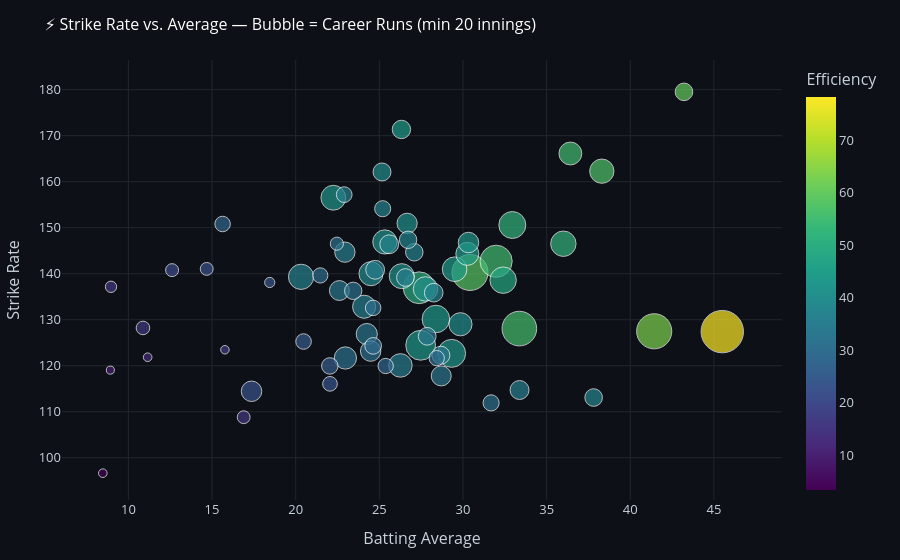

The cell this chart's notebook holds for it:
### Markdown cell above
---
## 4. Bivariate Analysis

### 4.1 Strike Rate vs. Batting Average

### Code cell
# Filter meaningful sample: min 20 innings
bat_filt = most_runs[most_runs['innings'] >= 20].copy()

fig = px.scatter(
    bat_filt, x='average', y='strike_rate',
    size='runs', color='bat_efficiency_score',
    hover_name='player_name',
    color_continuous_scale='Viridis',
    size_max=30,
    title='⚡ Strike Rate vs. Average — Bubble = Career Runs (min 20 innings)',
    labels={'average': 'Batting Average', 'strike_rate': 'Strike Rate',
            'bat_efficiency_score': 'Efficiency Score'},
)
fig.update_layout(**LAYOUT, coloraxis_colorbar=dict(title='Efficiency'))
plt.tight_layout()
plt.savefig("../charts/eda_strike_rate_vs_batting_average.png", dpi=300, bbox_inches="tight")
fig.show()

print("\n💡 Insight: Ideal batters sit in the top-right quadrant (high avg + high SR). "
      "KA Pollard and TH David stand out with SR >160 while maintaining solid averages. "
      "Babar Azam's bubble is largest, showing run volume despite not being the fastest scorer.")

### Figure 1 — Plotly figure (JSON) as saved in the notebook; plotly's stock layout.template omitted (floating-point values rounded to 4 significant figures)
{"data": [{"hovertemplate": "<b>%{hovertext}</b><br><br>Batting Average=%{x}<br>Strike Rate=%{y}<br>runs=%{marker.size}<br>Efficiency Score=%{marker.color}<extra></extra>", "hovertext": ["Babar Azam", "Fakhar Zaman", "Mohammad Rizwan", "Shoaib Malik", "RR Rossouw", "Kamran Akmal", "Mohammad Hafeez", "Sarfaraz Ahmed", "Shan Masood", "C Munro", "SR Watson", "JJ Roy", "Shadab Khan", "Imad Wasim", "Asif Ali", "AD Hales", "JM Vince", "KA Pollard", "Azam Khan", "Sharjeel Khan", "Ahmed Shehzad", "Sohaib Maqsood", "Iftikhar Ahmed", "Umar Akmal", "L Ronchi", "Hussain Talat", "CS Delport", "CA Ingram", "Mohammad Nawaz", "Sohail Akhtar", "Faheem Ashraf", "Saim Ayub", "RS Bopara", "Haider Ali", "DR Smith", "Khushdil Shah", "DJG Sammy", "Abdullah Shafique", "Mohammad Haris", "DJ Malan", "D Wiese", "KC Sangakkara", "KP Pietersen", "Tamim Iqbal", "TH David", "BR Dunk", "SE Rutherford", "T Kohler-Cadmore", "Imam-ul-Haq", "Agha Salman", "Misbah-ul-Haq", "R Powell", "BCJ Cutting", "LA Dawson", "Shahid Afridi", "LS Livingstone", "Sahibzada Farhan", "SR Patel", "CAK Walton", "Kamran Ghulam", "Wahab Riaz", "Sikandar Raza", "Shaheen Shah Afridi", "Anwar Ali", "Sohail Tanvir", "Hasan Ali", "Rashid Khan", "Mohammad Wasim", "Sohail Khan", "CJ Jordan", "Mohammad Amir"], "legendgroup": "", "marker": {"color": [78.26, 58.54, 63.44, 55.9, 55.31, 49.33, 43.6, 42.62, 43.3, 52.12, 47.86, 52.07, 36.32, 41.3, 42.2, 44.12, 41.32, 57.14, 41.67, 38.97, 34.66, 39.84, 35.77, 44.12, 55.21, 31.09, 32.64, 42.69, 22.75, 31.19, 35.54, 40.42, 33.07, 32.68, 35.56, 34.96, 37.15, 36.52, 44.12, 32.78, 40.34, 32.98, 35.25, 37.99, 60.43, 37.02, 37.34, 31.5, 28.89, 25.34, 31.35, 36.96, 35.54, 24.8, 27.4, 30.34, 27.5, 30.59, 29.3, 23.18, 16.1, 30.83, 20.65, 22.47, 15.75, 15.72, 23.72, 12.44, 3.37, 16.86, 9.55], "coloraxis": "coloraxis", "size": [3504, 2525, 2403, 2336, 2015, 1972, 1731, 1525, 1476, 1417, 1361, 1260, 1240, 1212, 1202, 1180, 1166, 1149, 1140, 1127, 1077, 1045, 1036, 1029, 1020, 965, 873, 819, 816, 808, 803, 800, 775, 769, 701, 693, 691, 678, 658, 631, 629, 613, 611, 605, 605, 596, 588, 586, 542, 529, 507, 504, 481, 471, 469, 468, 457, 455, 451, 419, 359, 337, 328, 323, 321, 251, 203, 145, 144, 142, 125], "sizemode": "area", "sizeref": 3.893, "symbol": "circle"}, "mode": "markers", "name": "", "orientation": "v", "showlegend": false, "type": "scatter", "x": [45.5, 30.42, 41.43, 33.37, 31.98, 27.38, 27.47, 29.32, 28.38, 32.95, 32.4, 36.0, 20.32, 26.34, 22.25, 29.5, 27.76, 38.3, 25.33, 24.5, 26.26, 29.85, 24.09, 30.26, 36.42, 22.97, 24.25, 30.33, 17.36, 24.48, 22.94, 26.66, 28.7, 22.61, 33.38, 24.75, 25.59, 28.25, 26.32, 28.68, 25.16, 27.86, 26.56, 37.81, 43.21, 27.09, 26.72, 23.44, 24.63, 22.04, 31.68, 25.2, 22.9, 20.47, 15.63, 24.63, 25.38, 28.43, 21.47, 22.05, 10.87, 22.46, 12.61, 14.68, 16.89, 8.96, 18.45, 11.15, 8.47, 15.77, 8.92], "xaxis": "x", "y": [127.4, 140.3, 127.5, 128.1, 142.7, 136.9, 124.4, 122.7, 130.2, 150.6, 138.6, 146.5, 139.3, 139.5, 156.5, 141.0, 136.7, 162.3, 146.9, 140.0, 120.1, 129.0, 132.8, 144.3, 166.1, 121.7, 126.9, 146.8, 114.4, 123.2, 144.7, 150.9, 117.8, 136.3, 114.7, 140.8, 146.4, 135.9, 171.3, 122.3, 162.1, 126.4, 139.2, 113.1, 179.5, 144.7, 147.4, 136.3, 124.3, 120.0, 111.9, 154.1, 157.2, 125.3, 150.8, 132.6, 119.9, 121.7, 139.6, 116.1, 128.2, 146.5, 140.8, 141.0, 108.8, 137.2, 138.1, 121.8, 96.64, 123.5, 119.0], "yaxis": "y"}], "layout": {"coloraxis": {"colorbar": {"title": {"text": "Efficiency"}}, "colorscale": [[0, "#440154"], [0.1111, "#482878"], [0.2222, "#3e4989"], [0.3333, "#31688e"], [0.4444, "#26828e"], [0.5556, "#1f9e89"], [0.6667, "#35b779"], [0.7778, "#6ece58"], [0.8889, "#b5de2b"], [1, "#fde725"]]}, "font": {"color": "#C9D1D9", "size": 13}, "legend": {"itemsizing": "constant", "tracegroupgap": 0}, "margin": {"b": 60, "l": 60, "r": 40, "t": 60}, "paper_bgcolor": "#0D1117", "plot_bgcolor": "#0D1117", "title": {"font": {"color": "white", "size": 16}, "text": "⚡ Strike Rate vs. Average — Bubble = Career Runs (min 20 innings)"}, "xaxis": {"anchor": "y", "domain": [0, 1], "gridcolor": "#21262D", "title": {"text": "Batting Average"}}, "yaxis": {"anchor": "x", "domain": [0, 1], "gridcolor": "#21262D", "title": {"text": "Strike Rate"}}}}
